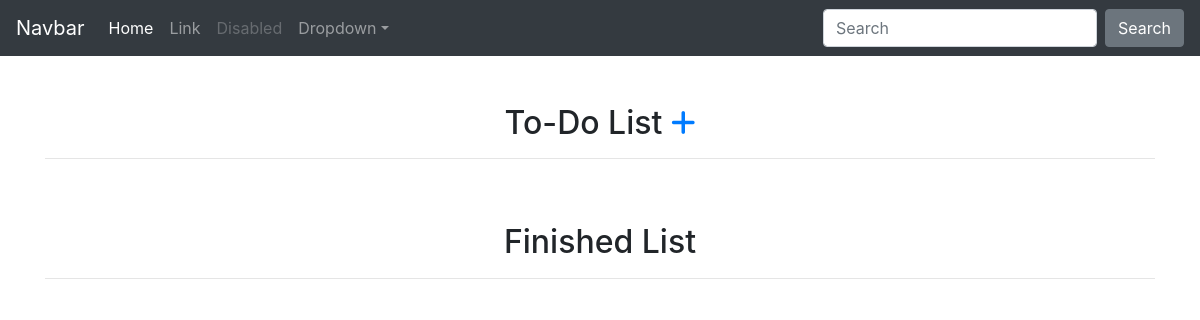
/, run on an earlier commit of the app's database.
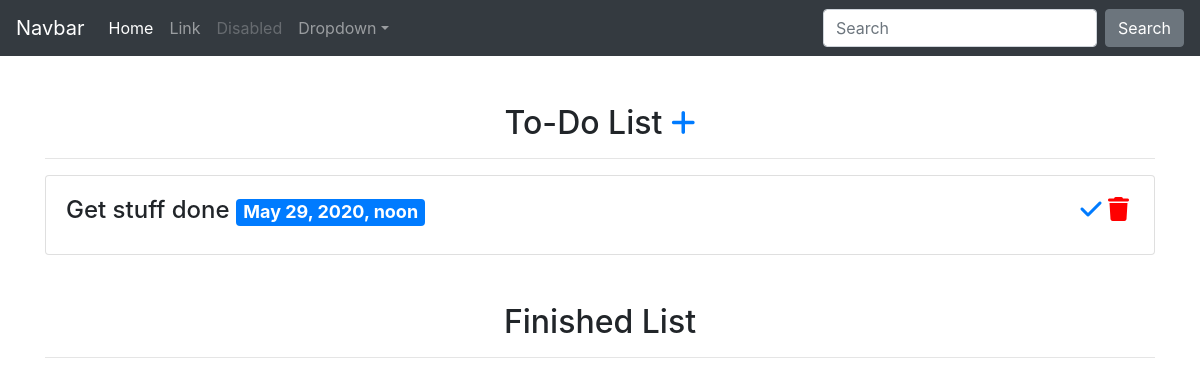
And on a later commit of the database.
### notes/models.py (models this page shows, shortened)
class Note(models.Model):
    title = models.CharField(max_length=100)
    due_date = models.DateTimeField()
    label = models.CharField(choices=LABEL_CHOICES, max_length=2)
    finished = models.BooleanField(default=False)
    def get_finish_item_url(self):
        return reverse("finish-note-item", kwargs={"id": self.id})
    def get_delete_item_url(self):
        return reverse("delete-note-item", kwargs={"id": self.id})

### notes/views.py (the view)
# urls.py: path("", note_list_view, name="note-list"),
def note_list_view(request):
    form = NoteModelForm()
    if request.method == "POST":
        form = NoteModelForm(request.POST)
        if form.is_valid():
            form.save()
            return redirect("note-list")
    to_do_list = Note.objects.filter(finished=False)
    finished_list = Note.objects.filter(finished=True)
    context = {
        "to_do_list": to_do_list,
        "finished_list": finished_list,
        "form": form,
    }
    return render(request, "note_list.html", context)

### notes/forms.py
class NoteModelForm(forms.ModelForm):
    class Meta:
        model = Note
        fields = ("title", "due_date", "label")

### templates/note_list.html (shortened to what this page needs)
{% extends "base.html" %}
{% block content %}
    <div class="text-center mt-5">
        <h2>To-Do List
        <a data-toggle="collapse" href="#collapseExample" role="button" aria-expanded="false" aria-controls="collapseExample">
            <i class="fas fa-plus fa-sm"></i>
        </a>
        </h2>
    </div>
    <hr />
    <div class="row">
        {% for note in to_do_list %}
        <div class="col-12">
            {% include "note-snippet.html" with note_snippet_var=note type="DELETE" %}
        </div>
        {% endfor %}
    </div>
    <div class="text-center mt-5">
        <h2>Finished List</h2>
    </div>
    <hr />
{% endblock content %}

### templates/base.html (shortened to what this page needs)
<!doctype html>
<html lang="en">
<head>
    <link rel="stylesheet" href="https://stackpath.bootstrapcdn.com/bootstrap/4.5.0/css/bootstrap.min.css"
>
</head>
<body>
    <nav class="navbar navbar-expand-md navbar-dark bg-dark">
        <a class="navbar-brand" href="#">Navbar</a>
        <div class="collapse navbar-collapse" id="navbarsExampleDefault">
            <ul class="navbar-nav mr-auto">
                <li class="nav-item active">
                    <a class="nav-link" href="#">Home <span class="sr-only">(current)</span></a>
                </li>
                <li class="nav-item">
                    <a class="nav-link" href="#">Link</a>
                </li>
                <li class="nav-item">
                    <a class="nav-link disabled" href="#" tabindex="-1" aria-disabled="true">Disabled</a>
                </li>
                <li class="nav-item dropdown">
                    <a class="nav-link dropdown-toggle" href="#" id="dropdown01" data-toggle="dropdown"
                        aria-haspopup="true" aria-expanded="false">Dropdown</a>
                </li>
            </ul>
            <form class="form-inline my-2 my-lg-0">
                <input class="form-control mr-sm-2" type="text" placeholder="Search" aria-label="Search">
                <button class="btn btn-secondary my-2 my-sm-0" type="submit">Search</button>
            </form>
        </div>
    </nav>
    <main role="main" class="container">
        {% block content %}
        {% endblock content %}
    </main>
</body>
</html>

### templates/note-snippet.html (shortened to what this page needs)
<div class="card">
    <div class="card-body">
        <h4>{{ note_snippet_var.title }}
            <span class="badge badge-{{ note_snippet_var.get_label_display }}">
                {{ note_snippet_var.due_date }}
            </span>
            <span class="icons">
                {% if type == "DELETE" %}
                <a href="{{ note_snippet_var.get_finish_item_url}}"><i class="fas fa-check"></i></a>
                {% else %}
                <a href="{{ note_snippet_var.get_recover_item_url}}"><i class="fas fa-times"></i></a>
                {% endif %}
                <a href="{{ note_snippet_var.get_delete_item_url}}"><i class="fas fa-trash" style="color: red;"></i></a>
            </span>
        </h4>
    </div>
</div>

### templates/note-snippet.html (style rules this page uses)
h4 { position: relative; }
.icons { position: absolute; right: 5px; }

What changed in the data, as far as the page shows it:
added Note: title "Get stuff done", due_date "May 29, 2020, noon"
